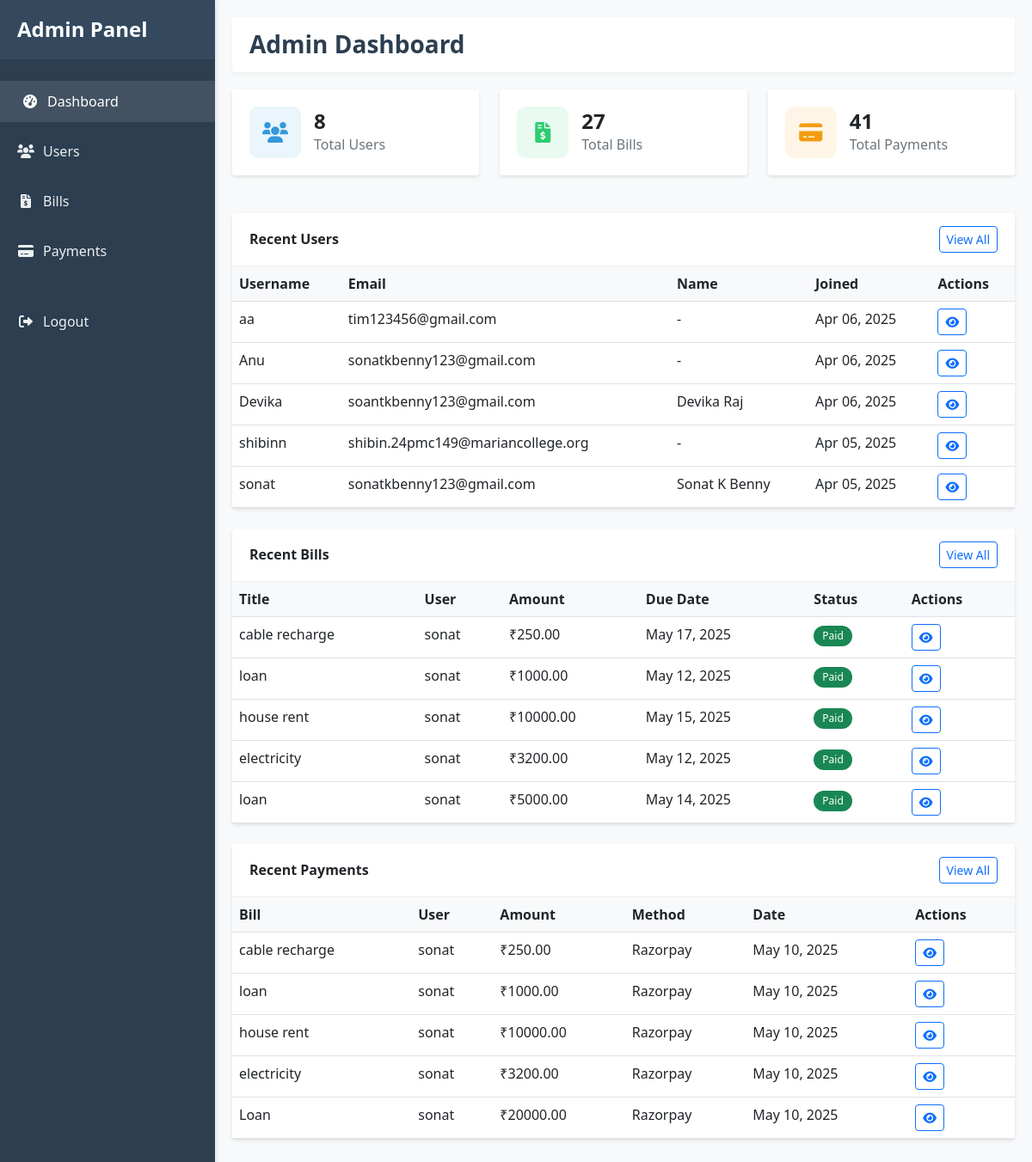
Before: /admin-portal/dashboard/ (signed in) with the older database file.
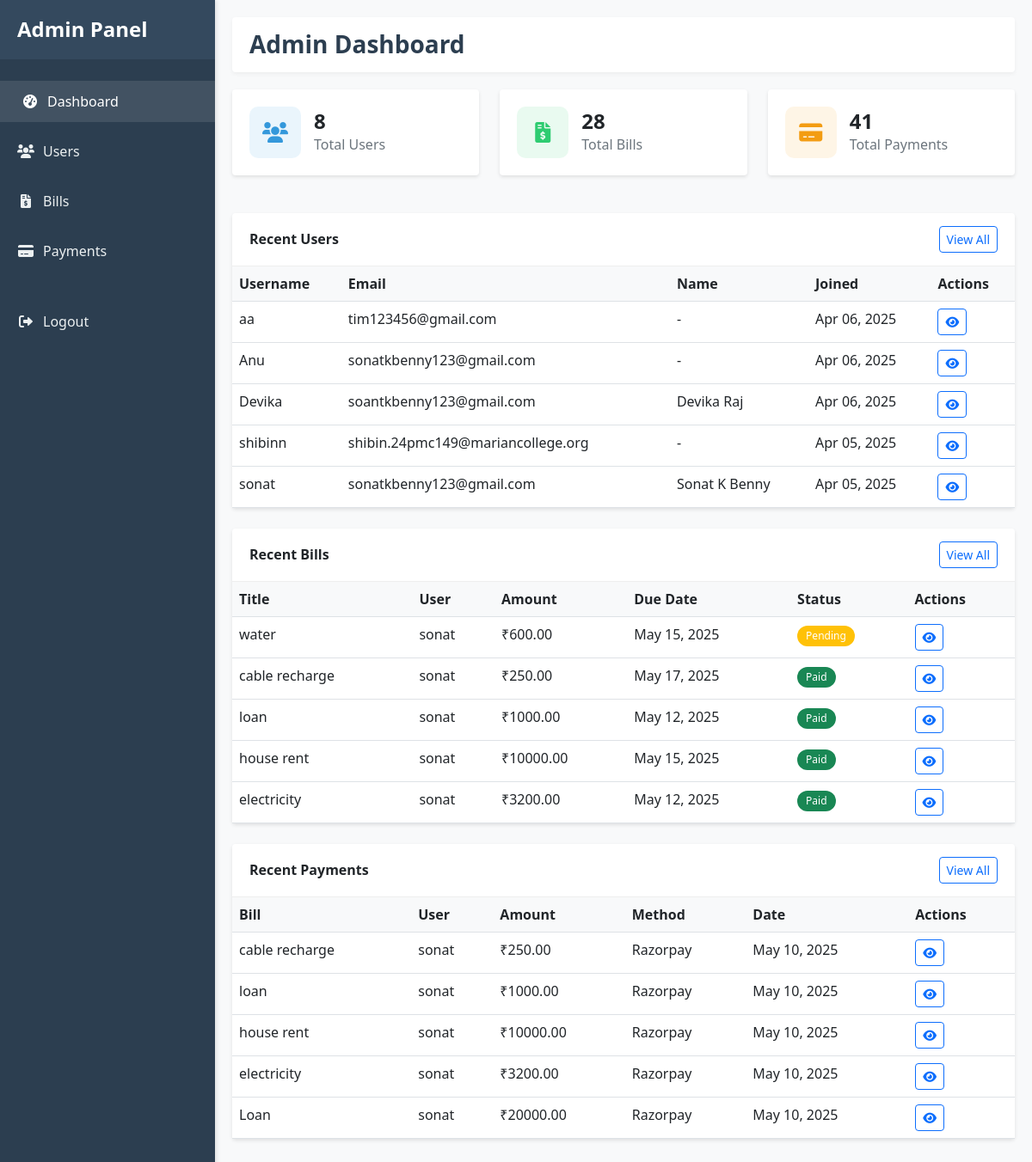
After: the same page with the newer database file.
### app/models.py (models this page shows, shortened)
class Bill(models.Model):
    CATEGORY_CHOICES = [
        ('utilities', 'Utilities'),
        ('rent', 'Rent'),
        ('insurance', 'Insurance'),
        ('subscription', 'Subscription'),
        ('other', 'Other'),
    ]
    PAYMENT_STATUS_CHOICES = [
        ('pending', 'Pending'),
        ('paid', 'Paid'),
        ('overdue', 'Overdue'),
    ]
    user = models.ForeignKey(User, on_delete=models.CASCADE)
    title = models.CharField(max_length=200)
    description = models.TextField(blank=True)
    amount = models.DecimalField(max_digits=10, decimal_places=2)
    due_date = models.DateField()
    category = models.CharField(max_length=20, choices=CATEGORY_CHOICES)
    payment_status = models.CharField(max_length=20, choices=PAYMENT_STATUS_CHOICES, default='pending')
    paid_date = models.DateTimeField(null=True, blank=True)
    created_at = models.DateTimeField(auto_now_add=True)
    updated_at = models.DateTimeField(auto_now=True)
    reminder_sent = models.BooleanField(default=False)
    last_reminder_sent = models.DateTimeField(null=True, blank=True)

class Payment(models.Model):
    PAYMENT_METHOD_CHOICES = [
        ('card', 'Credit/Debit Card'),
        ('gpay', 'Google Pay'),
        ('upi', 'UPI'),
        ('netbanking', 'Net Banking'),
        ('razorpay', 'Razorpay'),
    ]
    PAYMENT_STATUS_CHOICES = [
        ('pending', 'Pending'),
        ('success', 'Success'),
        ('failed', 'Failed'),
    ]
    bill = models.ForeignKey(Bill, on_delete=models.CASCADE, related_name='payments')
    user = models.ForeignKey(User, on_delete=models.CASCADE)
    amount = models.DecimalField(max_digits=10, decimal_places=2)
    payment_method = models.CharField(max_length=20, choices=PAYMENT_METHOD_CHOICES)
    payment_status = models.CharField(max_length=20, choices=PAYMENT_STATUS_CHOICES, default='pending')
    transaction_id = models.CharField(max_length=100, unique=True)
    payment_date = models.DateTimeField(auto_now_add=True)
    razorpay_order_id = models.CharField(max_length=100, null=True, blank=True)
    razorpay_payment_id = models.CharField(max_length=100, null=True, blank=True)
    razorpay_signature = models.CharField(max_length=200, null=True, blank=True)
    card_number = models.CharField(max_length=16, null=True, blank=True)
    card_holder = models.CharField(max_length=100, null=True, blank=True)
    upi_id = models.CharField(max_length=100, null=True, blank=True)
    class Meta:
        ordering = ['-payment_date']

### app/views.py (the view)
# urls.py: path('admin-portal/dashboard/', views.admin_dashboard, name='admin_dashboard'),
@staff_member_required(login_url='login')
def admin_dashboard(request):
    total_users = User.objects.count()
    total_bills = Bill.objects.count()
    total_payments = Payment.objects.count()
    recent_users = User.objects.order_by('-date_joined')[:5]
    recent_bills = Bill.objects.order_by('-created_at')[:5]
    recent_payments = Payment.objects.order_by('-payment_date')[:5]
    context = {
        'total_users': total_users,
        'total_bills': total_bills,
        'total_payments': total_payments,
        'recent_users': recent_users,
        'recent_bills': recent_bills,
        'recent_payments': recent_payments,
    }
    return render(request, 'app/admin/dashboard.html', context)

### app/templates/app/admin/dashboard.html (shortened to what the changed rows need)
{% extends 'app/admin/base.html' %}
{% block header_title %}Admin Dashboard{% endblock %}
{% block content %}
<div class="row">
    <div class="col-md-4 mb-4">
        <div class="card">
            <div class="stats-card">
                <div class="stats-info">
                    <h3>{{ total_bills }}</h3>
                    <p>Total Bills</p>
                </div>
            </div>
        </div>
    </div>
</div>
<div class="card mb-4">
    <div class="card-body p-0">
        <div class="table-responsive">
            <table class="table table-hover">
                <thead>
                    <tr>
                        <th>Username</th>
                        <th>Email</th>
                        <th>Name</th>
                        <th>Joined</th>
                        <th>Actions</th>
                    </tr>
                </thead>
                <tbody>
                    {% if recent_users %}
                        {% for user in recent_users %}
                            <tr>
                                <td>{{ user.username }}</td>
                                <td>{{ user.email }}</td>
                                <td>{{ user.get_full_name|default:"-" }}</td>
                                <td>{{ user.date_joined|date:"M d, Y" }}</td>
                                <td>
                                    <a href="{% url 'admin_user_detail' user.id %}" class="btn btn-sm btn-outline-primary">
                                        <i class="fas fa-eye"></i>
                                    </a>
                                </td>
                            </tr>
                        {% endfor %}
                    {% else %}
                        <tr>
                            <td colspan="5" class="text-center">No users found</td>
                        </tr>
                    {% endif %}
                </tbody>
            </table>
        </div>
    </div>
</div>
<div class="card mb-4">
    <div class="card-body p-0">
        <div class="table-responsive">
            <table class="table table-hover">
                <thead>
                    <tr>
                        <th>Title</th>
                        <th>User</th>
                        <th>Amount</th>
                        <th>Due Date</th>
                        <th>Status</th>
                        <th>Actions</th>
                    </tr>
                </thead>
                <tbody>
                    {% if recent_bills %}
                        {% for bill in recent_bills %}
                            <tr>
                                <td>{{ bill.title }}</td>
                                <td>{{ bill.user.username }}</td>
                                <td>₹{{ bill.amount }}</td>
                                <td>{{ bill.due_date|date:"M d, Y" }}</td>
                                <td>
                                    {% if bill.payment_status == 'paid' %}
                                        <span class="badge bg-success">Paid</span>
                                    {% elif bill.payment_status == 'overdue' %}
                                        <span class="badge bg-danger">Overdue</span>
                                    {% else %}
                                        <span class="badge bg-warning">Pending</span>
                                    {% endif %}
                                </td>
                                <td>
                                    <a href="{% url 'admin_bill_detail' bill.id %}" class="btn btn-sm btn-outline-primary">
                                        <i class="fas fa-eye"></i>
                                    </a>
                                </td>
                            </tr>
                        {% endfor %}
                    {% else %}
                        <tr>
                            <td colspan="6" class="text-center">No bills found</td>
                        </tr>
                    {% endif %}
                </tbody>
            </table>
        </div>
    </div>
</div>
<div class="card">
    <div class="card-body p-0">
        <div class="table-responsive">
            <table class="table table-hover">
                <thead>
                    <tr>
                        <th>Bill</th>
                        <th>User</th>
                        <th>Amount</th>
                        <th>Method</th>
                        <th>Date</th>
                        <th>Actions</th>
                    </tr>
                </thead>
                <tbody>
                    {% if recent_payments %}
                        {% for payment in recent_payments %}
                            <tr>
                                <td>{{ payment.bill.title }}</td>
                                <td>{{ payment.user.username }}</td>
                                <td>₹{{ payment.amount }}</td>
                                <td>{{ payment.get_payment_method_display }}</td>
                                <td>{{ payment.payment_date|date:"M d, Y" }}</td>
                                <td>
                                    <a href="{% url 'admin_payment_detail' payment.id %}" class="btn btn-sm btn-outline-primary">
                                        <i class="fas fa-eye"></i>
                                    </a>
                                </td>
                            </tr>
                        {% endfor %}
                    {% else %}
                        <tr>
                            <td colspan="6" class="text-center">No payments found</td>
                        </tr>
                    {% endif %}
                </tbody>
            </table>
        </div>
    </div>
</div>
{% endblock %}

Changed rows visible on the page:
no longer on this page (row unchanged): Bill: title "loan", user.username "sonat", amount "5000.00", due_date "May 14, 2025", payment_status "Paid"
added Bill: title "water", user.username "sonat", amount "600.00", due_date "May 15, 2025", payment_status "Pending"
Other visible differences:
{{ total_bills }}: "27" → "28"
